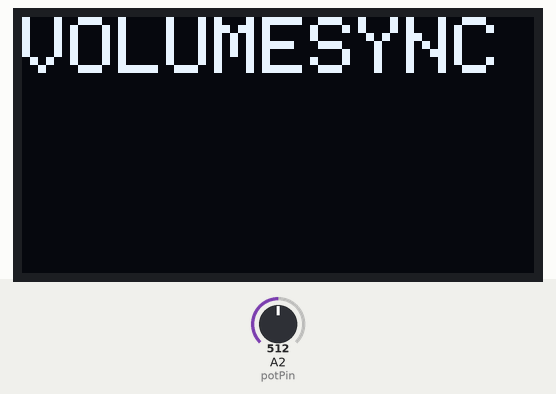
Simulated run of this sketch. Board: Arduino Uno, built with avr-gcc and run on an emulated ATmega328P. Shown: 128×64 one-colour display. The test bench sets the inputs (shaded band); at power-on: A2 (potPin) = 512. The display library's start-up logo is not drawn; what the sketch prints to the serial monitor is not drawn.

Above: at 2.1 s.
At 4.2 s:
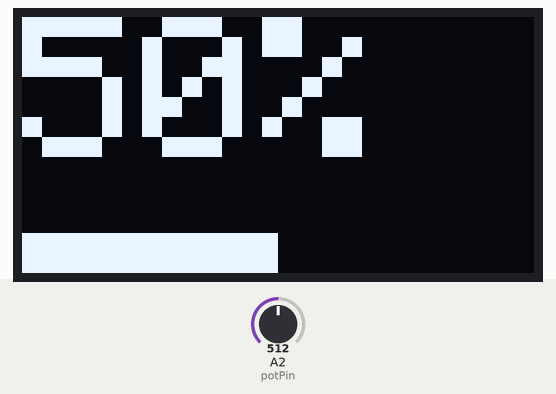
4.3 s: A2 (potPin) set to 716
At 5.5 s:
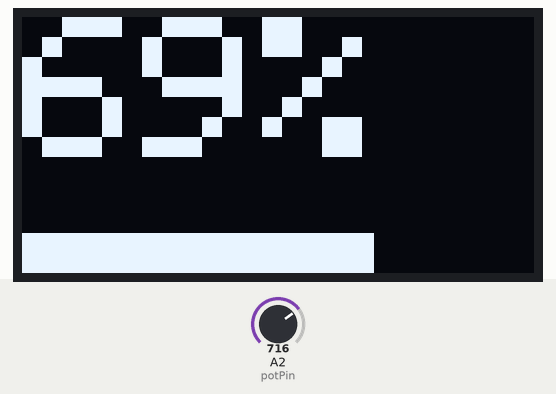
5.8 s: A2 (potPin) set to 900
At 7.0 s:
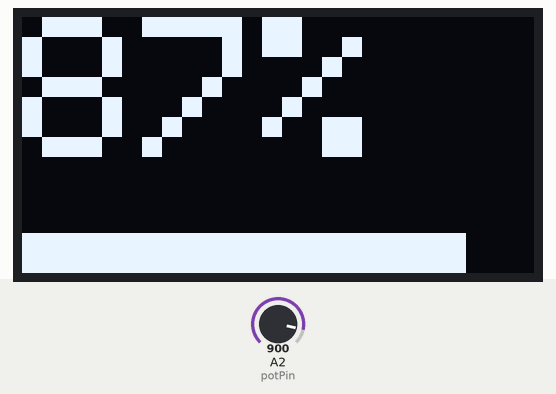
7.3 s: A2 (potPin) set to 1023
At 8.5 s:
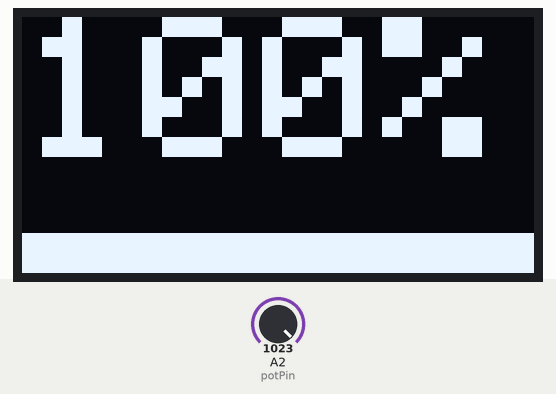
Timing chart, 0 to 10.3 s (numbered marks = the images above; inputs shaded):
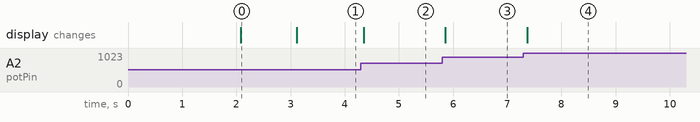

The sketch:

Volumesync.ino
```cpp
#include <Wire.h>
#include <Adafruit_GFX.h>
#include <Adafruit_SSD1306.h>

#define SCREEN_WIDTH 128
#define SCREEN_HEIGHT 64
#define OLED_RESET -1

Adafruit_SSD1306 display(SCREEN_WIDTH, SCREEN_HEIGHT, &Wire, OLED_RESET);

const int potPin = 2;  // Change this to the desired pin for the potentiometer

void drawProgressBar(int percentage) {
  int progressBarWidth = map(percentage, 0, 100, 0, SCREEN_WIDTH);
  display.fillRect(0, SCREEN_HEIGHT - 10, progressBarWidth, 10, SSD1306_WHITE);
}

void setup() {
  Serial.begin(115200);

  if (!display.begin(0x3C)) {  // Change 0x3C to the actual I2C address of your OLED display
    Serial.println(F("SSD1306 allocation failed"));
    for(;;);
  }

  display.display();
  delay(2000);  // Pause for 2 seconds

  // Display "VOLUME SYNC" text for 1 second
  display.clearDisplay();
  display.setTextSize(2); // Change text size here
  display.setTextColor(SSD1306_WHITE);
  display.setCursor(0, 0);
  display.print("VOLUME");
  display.print("SYNC");
  display.display();
  delay(1000);
}

void loop() {
  int sensorValue = analogRead(potPin);
  int volume = map(sensorValue, 0, 1023, 0, 100);

  display.clearDisplay();

  // Display volume percentage
  display.setTextSize(5); // Change text size here
  display.setTextColor(SSD1306_WHITE);
  display.setCursor(0, 0);
  display.print(volume);
  display.print("%");

  // Draw progress bar
  drawProgressBar(volume);

  // Display additional text below percentage
  display.setTextSize(1); // Adjust text size as needed
  display.setTextColor(SSD1306_WHITE);
  display.setCursor(0, SCREEN_HEIGHT - 9);  // Adjust Y position to place it just below the percentage
  display.print("@skunkfpv");

  display.display();

  Serial.println(volume);
  delay(25);  // Adjust as needed
}
```

Measured:
- after the input at 4.3 s, the display: changes after 0.05 s (image 2)
- after the input at 5.8 s, the display: changes after 0.06 s (image 3)
- after the input at 7.3 s, the display: changes after 0.07 s (image 4)
- what the display in image 0 shows lasts 1.0 s, from 2.1 s to 3.1 s
